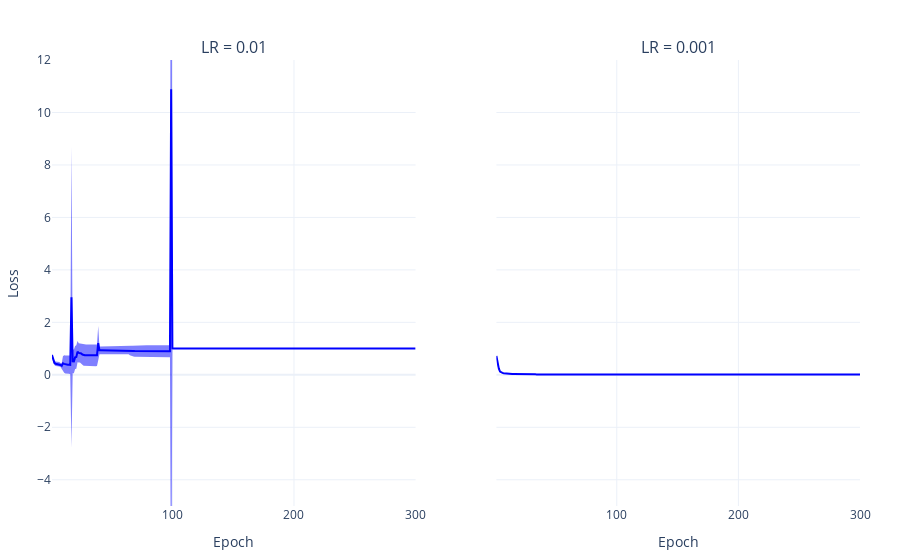

Notebook code cell kept with this figure:
### Code cell
import pandas as pd
import plotly.graph_objects as go
from plotly.subplots import make_subplots

# Compute mean and std per Epoch across seeds
agg1 = losses_01.groupby('Epoch').agg(['mean', 'std']).reset_index()
agg2 = losses_001.groupby('Epoch').agg(['mean', 'std']).reset_index()

# Create subplots
fig = make_subplots(rows=1, cols=2, shared_yaxes=True,
                    subplot_titles=("LR = 0.01", "LR = 0.001"))

# Colors for consistency
colors = {'Loss': 'blue'}

# Plot mean + std as shaded area for losses_df (left)
for loss in ['Loss']:

    mean = agg1[(loss, 'mean')]
    std = agg1[(loss, 'std')]
    epochs = agg1['Epoch']

    # Shaded std area
    fig.add_trace(go.Scatter(
        x=epochs.tolist() + epochs[::-1].tolist(),
        y=(mean + std).tolist() + (mean - std)[::-1].tolist(),
        fill='toself',
        fillcolor=colors[loss],
        line=dict(color='rgba(255,255,255,0)'),
        showlegend=False,
        opacity=0.5
    ), row=1, col=1)

    # Mean line
    fig.add_trace(go.Scatter(
        x=epochs,
        y=mean,
        mode='lines',
        showlegend=False,
        line=dict(color=colors[loss])
    ), row=1, col=1)

# Plot mean + std as shaded area for losses_df2 (right)
for loss in ['Loss']:

    mean = agg2[(loss, 'mean')]
    std = agg2[(loss, 'std')]
    epochs = agg2['Epoch']

    fig.add_trace(go.Scatter(
        x=epochs.tolist() + epochs[::-1].tolist(),
        y=(mean + std).tolist() + (mean - std)[::-1].tolist(),
        fill='toself',
        fillcolor=colors[loss],
        line=dict(color='rgba(255,255,255,0)'),
        showlegend=False,
        opacity=0.5
    ), row=1, col=2)

    fig.add_trace(go.Scatter(
        x=epochs,
        y=mean,
        mode='lines',
        line=dict(color=colors[loss]),
        showlegend=False
    ), row=1, col=2)

# Layout and formatting
fig.update_layout(
    template='plotly_white',
    margin=dict(l=40, r=40, t=60, b=40),
    legend=dict(title_font=dict(size=14), font=dict(size=12))
)

fig.update_xaxes(title_text='Epoch', title_font=dict(size=14), row=1, col=1)
fig.update_xaxes(title_text='Epoch', title_font=dict(size=14), row=1, col=2)
fig.update_yaxes(title_text='Loss', title_font=dict(size=14), row=1, col=1)

# set y axis range from -5 to 12
fig.update_yaxes(range=[-5, 12], row=1, col=1)
fig.update_yaxes(range=[-5, 12], row=1, col=2)

fig.update_traces(marker=dict(size=5),
                  line=dict(width=2),
                  hovertemplate='Epoch: %{x}<br>Loss: %{y:.2f}<extra></extra>')

fig.show()

### Figure 1 — Plotly figure (JSON) as saved in the notebook; plotly's stock layout.template omitted (floating-point values rounded to 4 significant figures; data arrays with more than 128 entries replaced by an {"elided": "..."} marker saying what was removed)
{"data": [{"fill": "toself", "fillcolor": "blue", "hovertemplate": "Epoch: %{x}<br>Loss: %{y:.2f}<extra></extra>", "line": {"color": "rgba(255,255,255,0)", "width": 2}, "marker": {"size": 5}, "opacity": 0.5, "showlegend": false, "type": "scatter", "x": {"elided": "600 int values"}, "xaxis": "x", "y": {"elided": "600 float values"}, "yaxis": "y"}, {"hovertemplate": "Epoch: %{x}<br>Loss: %{y:.2f}<extra></extra>", "line": {"color": "blue", "width": 2}, "marker": {"size": 5}, "mode": "lines", "showlegend": false, "type": "scatter", "x": {"elided": "300 int values"}, "xaxis": "x", "y": {"elided": "300 float values"}, "yaxis": "y"}, {"fill": "toself", "fillcolor": "blue", "hovertemplate": "Epoch: %{x}<br>Loss: %{y:.2f}<extra></extra>", "line": {"color": "rgba(255,255,255,0)", "width": 2}, "marker": {"size": 5}, "opacity": 0.5, "showlegend": false, "type": "scatter", "x": {"elided": "600 int values"}, "xaxis": "x2", "y": {"elided": "600 float values"}, "yaxis": "y2"}, {"hovertemplate": "Epoch: %{x}<br>Loss: %{y:.2f}<extra></extra>", "line": {"color": "blue", "width": 2}, "marker": {"size": 5}, "mode": "lines", "showlegend": false, "type": "scatter", "x": {"elided": "300 int values"}, "xaxis": "x2", "y": {"elided": "300 float values"}, "yaxis": "y2"}], "layout": {"annotations": [{"font": {"size": 16}, "showarrow": false, "text": "LR = 0.01", "x": 0.225, "xanchor": "center", "xref": "paper", "y": 1, "yanchor": "bottom", "yref": "paper"}, {"font": {"size": 16}, "showarrow": false, "text": "LR = 0.001", "x": 0.775, "xanchor": "center", "xref": "paper", "y": 1, "yanchor": "bottom", "yref": "paper"}], "legend": {"font": {"size": 12}, "title": {"font": {"size": 14}}}, "margin": {"b": 40, "l": 40, "r": 40, "t": 60}, "xaxis": {"anchor": "y", "domain": [0, 0.45], "title": {"font": {"size": 14}, "text": "Epoch"}}, "xaxis2": {"anchor": "y2", "domain": [0.55, 1], "title": {"font": {"size": 14}, "text": "Epoch"}}, "yaxis": {"anchor": "x", "domain": [0, 1], "range": [-5, 12], "title": {"font": {"size": 14}, "text": "Loss"}}, "yaxis2": {"anchor": "x2", "domain": [0, 1], "matches": "y", "range": [-5, 12], "showticklabels": false}}}
